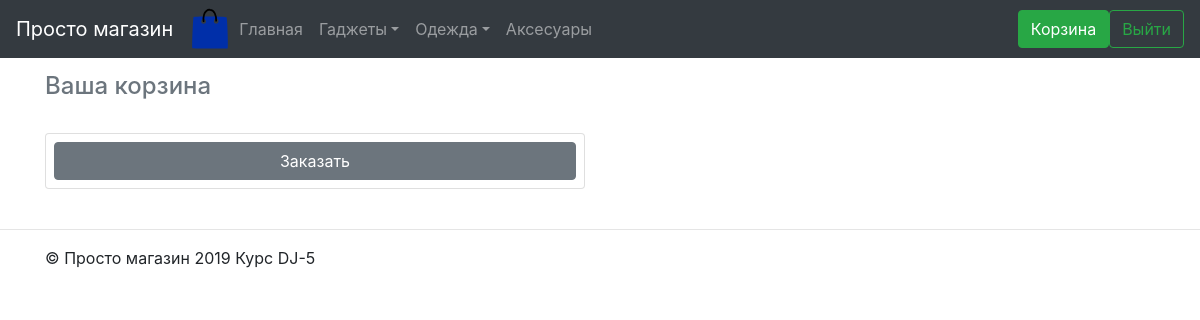
/cart/ (signed in), run on an earlier commit of the app's database.
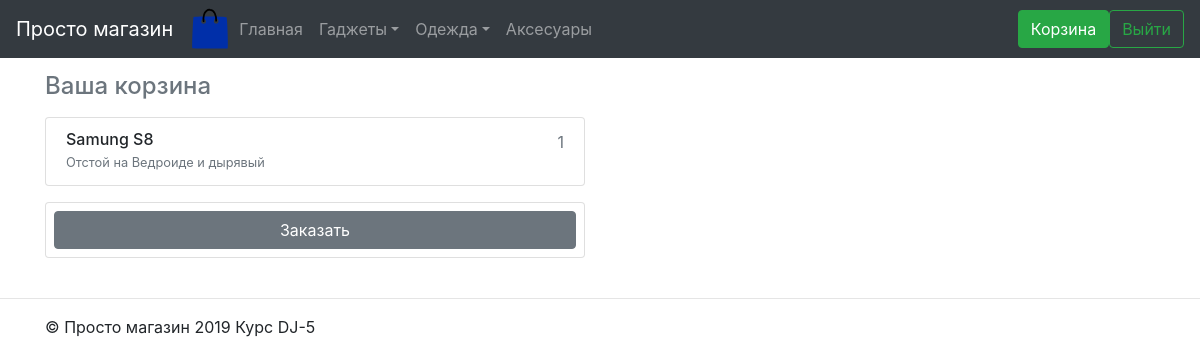
And on a later commit of the database.
### shop/models.py (models this page shows, shortened)
class Category(models.Model):
    title = models.CharField(max_length=150)
    is_main = models.BooleanField()
    main_category = models.ForeignKey('Category', related_name='sub_categories', on_delete=models.CASCADE, blank=True,
                                      null=True)
    class Meta:
        verbose_name = "Раздел"
        verbose_name_plural = "Разделы"
        ordering = ['id']

class ItemInCart(models.Model):
    item = models.ForeignKey(Item, on_delete=models.CASCADE)
    cart = models.ForeignKey(Cart, on_delete=models.CASCADE)
    count = models.IntegerField()

class Item(models.Model):
    title = models.CharField(max_length=150)
    text = models.TextField()
    photo = models.ImageField(upload_to='media/data')
    category = models.ForeignKey('Category', related_name='items', on_delete=models.CASCADE, blank=True, null=True)
    def __str__(self):
        return self.title
    class Meta:
        verbose_name = "Товар"
        verbose_name_plural = "Товары"
        ordering = ['id']

### shop/views.py (the view)
# urls.py: path('cart/', views.cart_view, name='cart_view'),
def cart_view(request):
    cart = get_cart(get_sid(request))
    context = {
        'categories': get_categories(),
        'cart': ItemInCart.objects.filter(cart=cart).select_related('item'),
    }
    return render(request, 'shop/cart.html', context=context)

### shop/utils.py (called while the page is built)
def get_sid(request):
    if not request.user.is_authenticated:
        sid = request.session.session_key
        if not sid:
            sid = request.session.cycle_key()
    else:
        sid = request.user.username
    return sid

def get_categories():
    categories = cache.get_or_set('categories', Category.objects.filter(is_main=True).prefetch_related('sub_categories'), 3600)
    return categories

def get_cart(sid):
    cart, created = Cart.objects.get_or_create(sid=sid)
    return cart

### templates/shop/cart.html (shortened to what this page needs)
{% extends 'shop/base.html' %}
{% block content %}
<div class="container mt-3">
    <div class="row">
        <div class="col-lg-6 col-md-9 col-sm-12 order-md-2 mb-4">
            <h4 class="d-flex justify-content-between align-items-center mb-3">
                <span class="text-muted">Ваша корзина</span>
            </h4>
            <ul class="list-group mb-3">
                {% for item in cart %}
                <li class="list-group-item d-flex justify-content-between lh-condensed">
                    <div>
                        <h6 class="my-0">{{item.item}}</h6>
                        <small class="text-muted">{{item.item.text}}</small>
                    </div>
                    <span class="text-muted">{{item.count}}</span>
                </li>
                {% endfor %}
            </ul>
            <form class="card p-2" action="{% url 'create_order' %}" method="POST">
                <button type="submit" class="btn btn-secondary">Заказать</button>
            </form>
        </div>
    </div>
</div>
{% endblock %}

### templates/shop/base.html (shortened to what this page needs)
{% load static %}
<!DOCTYPE html>
<html lang="en">
<head>
    <link rel="stylesheet" href="{% static 'css/bootstrap.min.css' %}">
    <link rel="stylesheet" href="{% static 'css/main.css' %}">
</head>
<body class="" data-gr-c-s-loaded="true">
{% include 'shop/navbar.html' with categories=categories%}
<main role="main">
    {% block content %}{% endblock %}
</main>
<hr>
<footer class="container">
    <p>© Просто магазин 2019 Курс DJ-5</p>
</footer>
</body>
</html>

### templates/shop/navbar.html (shortened to what this page needs)
{% load static %}
<nav class="navbar navbar-expand-md navbar-dark fixed-top bg-dark">
    <a class="navbar-brand" href="{% url 'index' %}">Просто магазин</a>
    <img src="{% static 'logo.svg' %}" alt="" width="42" height="42">
    <div class="collapse navbar-collapse" id="navbarsExampleDefault">
        <ul class="navbar-nav mr-auto">
            <li class="nav-item {% if request.resolver_match.url_name == 'index' %} active {% endif %}">
                <a class="nav-link" href="{% url 'index' %}">Главная</a>
            </li>
            {% for category in categories %}
            <li class="nav-item dropdown {% if cat_name == category.title %} active {% endif %}">
                {% if category.sub_categories.count > 0 %}
                    <a class="nav-link dropdown-toggle" href="#" id="dropdown01" data-toggle="dropdown" aria-haspopup="true"
                            aria-expanded="false">{{category.title}}</a>
                {% else %}
                    <a class="nav-link" href="{% url 'category' id=category.id %}">{{category.title}}</a>
                {% endif %}
            </li>
            {% endfor %}
        </ul>
        <a class="btn btn-outline-success my-2 my-sm-0 {% if request.resolver_match.url_name == 'cart_view'%}active{%endif%}"
           role="button" href="{% url 'cart_view' %}">Корзина</a>
            {% if request.user.is_authenticated %}
                <a class="btn btn-outline-success my-2 my-sm-0" role="button" href="{% url 'logout' %}?next={% url 'index' %}">Выйти</a>
            {% else %}
                <a class="btn btn-outline-success my-2 my-sm-0" role="button" href="{% url 'login' %}">Войти</a>
            {% endif %}
    </div>
</nav>

What changed in the data, as far as the page shows it:
added ItemInCart: item "Samung S8", item.text "Отстой на Ведроиде и дырявый", count "1"
